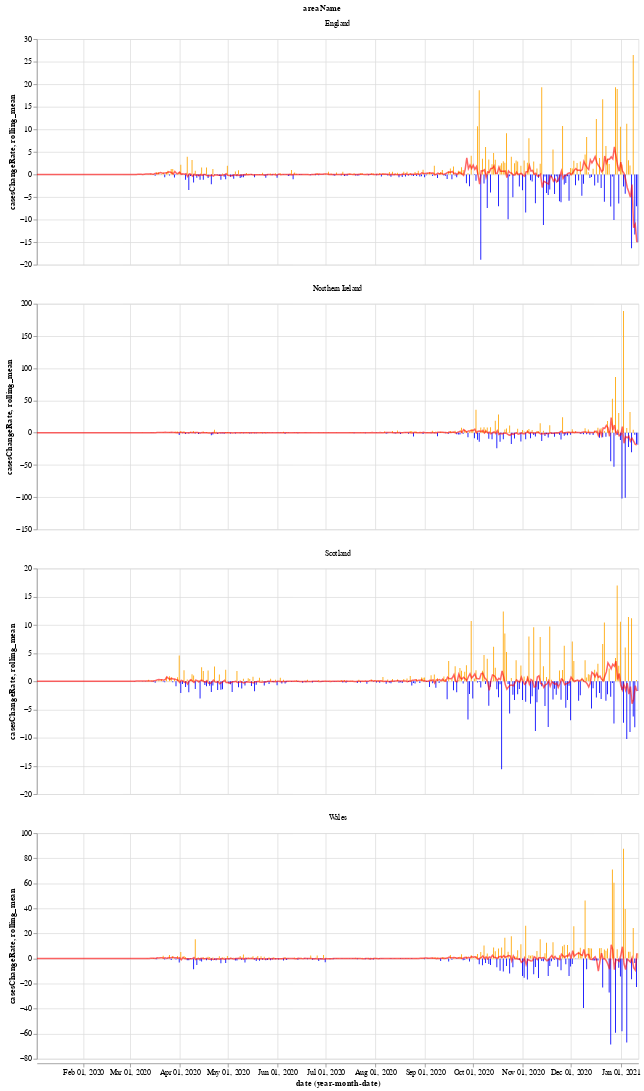

Notebook source saved alongside this figure:
### Markdown cell above
We will use the Python library `Altair` for visualising the data, see the [altair docs](https://altair-viz.github.io/) for more information.

First we have a graph which shows the daily change in the number of new cases for each country. This number jumps up and down all over the place, which is likely due to delay in reporting of new cases over the weekend. Another interesting thing is that it looks like the daily cases in Wales experienced a much shorter period of calm over the summer (calm in the sense of daily cases not jumping up and down).

The orange bars are days when the number of new cases (per 100k population) was more than the previous day, while the blue are days when the number of new cases dropped. The red line is the 7 day moving average. 

When the moving average line is below 0, it means that there is a consistent drop in new cases. We can see this clearly happening around the times that lockdowns were introduced (though, to varying degrees). I will update the graphs soon with a marker of when each lockdown started.

### Code cell
# collapse
import altair as alt

bars = alt.Chart(uk_cases).mark_bar().encode(
    x="yearmonthdate(date):T",
    y="casesChangeRate:Q",
    tooltip='casesChange',
    color=alt.condition(
        alt.datum.casesChangeRate > 0,
        alt.value("orange"),  # The positive color
        alt.value("blue")  # The negative color
    )
).properties(title='Daily change in number of new cases with 7 day rolling mean',width=800).interactive()

line = alt.Chart(uk_cases).mark_line(
    color='red',
    size=2,
    opacity=0.6
).transform_window(
    rolling_mean='mean(casesChangeRate)',
    frame=[0, 7],
    groupby=['areaName']
).encode(
    x='yearmonthdate(date):T',
    y='rolling_mean:Q'
)

alt.layer(bars, line, data=uk_cases).facet(alt.Column(
    'areaName'), columns=1).resolve_scale(y='independent')

### Figure 1 — Vega-Lite specification as saved in the notebook (floating-point values rounded to 4 significant figures; data arrays with more than 128 entries replaced by an {"elided": "..."} marker saying what was removed)
{"config": {"view": {"continuousWidth": 400, "continuousHeight": 300}}, "data": {"name": "data-ae04bf5b597423d7adc3addfb70ddeae"}, "facet": {"type": "nominal", "field": "areaName"}, "spec": {"layer": [{"mark": "bar", "encoding": {"color": {"condition": {"value": "orange", "test": "(datum.casesChangeRate > 0)"}, "value": "blue"}, "tooltip": {"type": "quantitative", "field": "casesChange"}, "x": {"type": "temporal", "field": "date", "timeUnit": "yearmonthdate"}, "y": {"type": "quantitative", "field": "casesChangeRate"}}, "selection": {"selector001": {"type": "interval", "bind": "scales", "encodings": ["x", "y"]}}, "title": "Daily change in number of new cases with 7 day rolling mean", "width": 800}, {"mark": {"type": "line", "color": "red", "opacity": 0.6, "size": 2}, "encoding": {"x": {"type": "temporal", "field": "date", "timeUnit": "yearmonthdate"}, "y": {"type": "quantitative", "field": "rolling_mean"}}, "transform": [{"window": [{"op": "mean", "field": "casesChangeRate", "as": "rolling_mean"}], "frame": [0, 7], "groupby": ["areaName"]}]}]}, "columns": 1, "resolve": {"scale": {"y": "independent"}}, "$schema": "https://vega.github.io/schema/vega-lite/v4.8.1.json", "datasets": {"data-ae04bf5b597423d7adc3addfb70ddeae": {"elided": "1500 records"}}}
